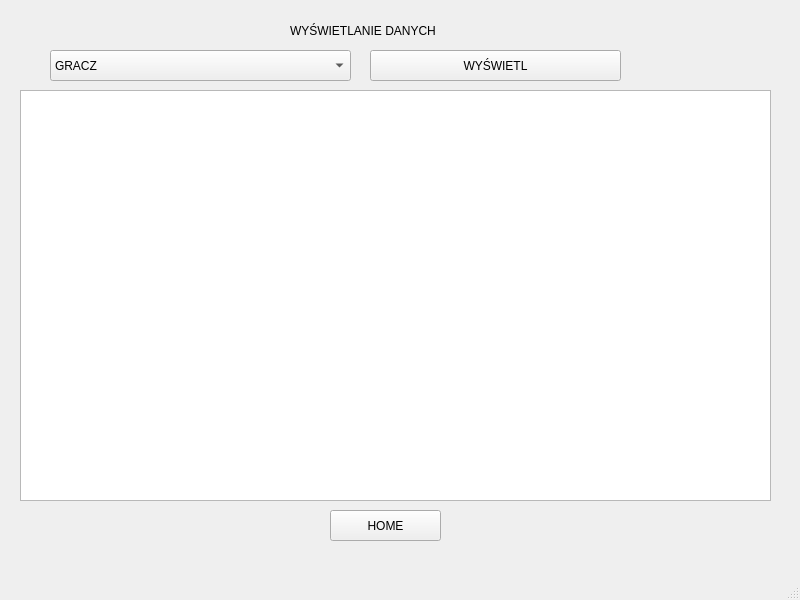
<?xml version="1.0" encoding="UTF-8"?>
<ui version="4.0">
 <class>MainWindow</class>
 <widget class="QMainWindow" name="MainWindow">
  <property name="geometry">
   <rect>
    <x>0</x>
    <y>0</y>
    <width>800</width>
    <height>600</height>
   </rect>
  </property>
  <property name="windowTitle">
   <string>MainWindow</string>
  </property>
  <widget class="QWidget" name="centralwidget">
   <widget class="QLabel" name="label">
    <property name="geometry">
     <rect>
      <x>290</x>
      <y>10</y>
      <width>221</width>
      <height>41</height>
     </rect>
    </property>
    <property name="text">
     <string>WYŚWIETLANIE DANYCH</string>
    </property>
   </widget>
   <widget class="QComboBox" name="comboBox">
    <property name="geometry">
     <rect>
      <x>50</x>
      <y>50</y>
      <width>301</width>
      <height>31</height>
     </rect>
    </property>
    <item>
     <property name="text">
      <string>GRACZ</string>
     </property>
    </item>
    <item>
     <property name="text">
      <string>DRUŻYNA</string>
     </property>
    </item>
    <item>
     <property name="text">
      <string>SEZON</string>
     </property>
    </item>
    <item>
     <property name="text">
      <string>LIGA</string>
     </property>
    </item>
    <item>
     <property name="text">
      <string>SZCZEBEL ROZGRYWEK</string>
     </property>
    </item>
    <item>
     <property name="text">
      <string>SEZON_LIGA</string>
     </property>
    </item>
    <item>
     <property name="text">
      <string>KOLEJKA_ROZGRYWEK</string>
     </property>
    </item>
    <item>
     <property name="text">
      <string>DRUŻYNA_SZCZEBEL</string>
     </property>
    </item>
    <item>
     <property name="text">
      <string>GRACZ_DRUŻYNA</string>
     </property>
    </item>
    <item>
     <property name="text">
      <string>SUGESTIE</string>
     </property>
    </item>
   </widget>
   <widget class="QTextBrowser" name="textBrowser">
    <property name="geometry">
     <rect>
      <x>20</x>
      <y>90</y>
      <width>751</width>
      <height>411</height>
     </rect>
    </property>
   </widget>
   <widget class="QPushButton" name="pushButton">
    <property name="geometry">
     <rect>
      <x>330</x>
      <y>510</y>
      <width>111</width>
      <height>31</height>
     </rect>
    </property>
    <property name="text">
     <string>HOME</string>
    </property>
   </widget>
   <widget class="QPushButton" name="pushButton_2">
    <property name="geometry">
     <rect>
      <x>370</x>
      <y>50</y>
      <width>251</width>
      <height>31</height>
     </rect>
    </property>
    <property name="text">
     <string>WYŚWIETL</string>
    </property>
   </widget>
  </widget>
  <widget class="QMenuBar" name="menubar">
   <property name="geometry">
    <rect>
     <x>0</x>
     <y>0</y>
     <width>800</width>
     <height>22</height>
    </rect>
   </property>
  </widget>
  <widget class="QStatusBar" name="statusbar"/>
 </widget>
 <resources/>
 <connections/>
</ui>
